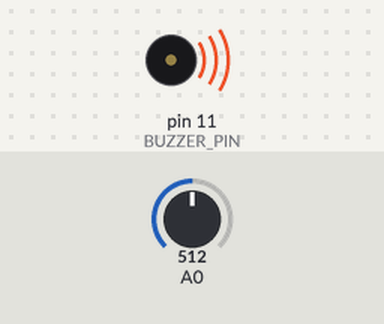
Bench run of a sketch on a simulated Arduino Uno, built with avr-gcc and run on an emulated ATmega328P. On the bench: buzzer (waves = sounding). The test bench sets the inputs (shaded band); at power-on: A0 = 512. What the sketch prints to the serial monitor is not drawn.

Above: at 0.1 s.
Timing chart, 0 to 1.6 s (numbered marks = the images above):
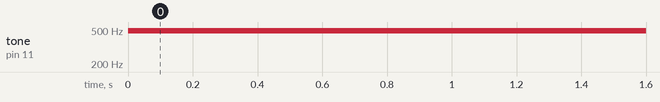

Measured:
- by itself, tone on pin 11 (BUZZER_PIN): silent → 490 Hz at 0.00 s

The sketch:

Rain.ino
```cpp
#define BUZZER_PIN 11


 void setup() {
  // put your setup code here, to run once:
  pinMode(BUZZER_PIN,OUTPUT);
Serial.begin(9600);
}

void loop() {
  // put your main code here, to run repeatedly:
  int sensorValue = analogRead(A0);
  Serial.println(sensorValue);
  if(sensorValue<1000 && sensorValue>0){

    analogWrite(BUZZER_PIN, 50);
  }
  else{
    analogWrite(BUZZER_PIN, 0);
  }
  delay(1000);

}
```
